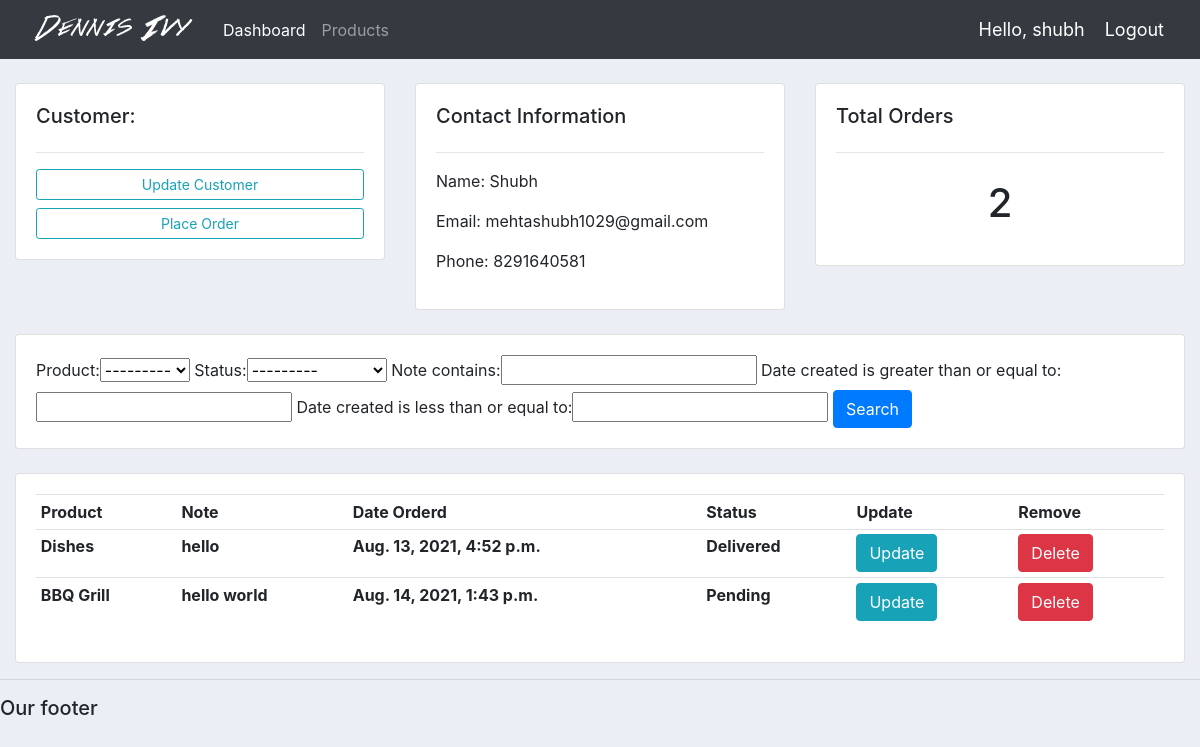
The app's page /customers/1 (signed in) with its own data.
### accounts/models.py (models this page shows, shortened)
class Customer(models.Model):
    user = models.OneToOneField(User,null=True,blank=True,on_delete=models.CASCADE)
    name = models.CharField(max_length=200, null=True)
    phone = PhoneNumberField(null=True)
    email = models.CharField(max_length=200, null=True)
    address = models.CharField(max_length=200, null=True)
    profile_pic = models.ImageField(default='images/profile.png',null=True,blank=True)
    date_created = models.DateTimeField(auto_now_add=True)

class Order(models.Model):
    STATUS = (
        ('Pending','Pending'),
        ('Out for delivery','Out for delivery'),
        ('Delivered','Delivered'),
    )
    date_created = models.DateTimeField(auto_now_add=True)
    product = models.ForeignKey(Product,null=True,on_delete=models.SET_NULL)
    customer = models.ForeignKey(Customer,null=True, on_delete=models.SET_NULL)
    status = models.CharField(max_length=200, null=True, choices=STATUS)
    note = models.CharField(max_length=1000,null=True)

class Product(models.Model):
    CATEGORY = (
        ('Indoor','Indoor'),
        ('Out door','Out door'),
    )
    name = models.CharField(max_length=200, null=True)
    price = models.FloatField(null=True)
    category = models.CharField(max_length=200, null=True, choices=CATEGORY)
    description = models.CharField(max_length=200, null=True,blank=True)
    date_created = models.DateTimeField(auto_now_add=True)
    tags = models.ManyToManyField(Tag)
    def __str__(self):
        return self.name

### accounts/decorators.py (the view)
        def wrapper_func(request,*args, **kwargs):
            group = None
            if request.user.groups.exists():
                group = request.user.groups.all()[0].name
            if group in allowed_roles:
                return view_func(request,*args, **kwargs)
            else:
                return HttpResponse('You are not authorized to view this page')

### accounts/views.py (called while the page is built)
@login_required(login_url='login')
@allowed_users(allowed_roles=['admin'])
def customers(request,pk_test):
    customer = Customer.objects.get(id=pk_test)
    orders = customer.order_set.all()
    order_count = orders.count()
    myFilter = OrderFilter(request.GET, queryset=orders)
    orders = myFilter.qs
    context = {'customer':customer,'orders':orders,
    'order_count':order_count,'myFilter':myFilter}
    return render(request,'accounts/customers.html',context)

### accounts/templates/accounts/customers.html
{%  extends 'accounts/main.html' %}
{% block content %}
<br>
<div class="row">
	<div class="col-md">
		<div class="card card-body">
			<h5>Customer:</h5>
			<hr>
			<a class="btn btn-outline-info  btn-sm btn-block" href="">Update Customer</a>
			<a class="btn btn-outline-info  btn-sm btn-block" href="{% url 'create_order' customer.id %}">Place Order</a>
		</div>
	</div>
	<div class="col-md">
		<div class="card card-body">
			<h5>Contact Information</h5>
			<hr>
			<p>Name: {{customer.name}}</p>
			<p>Email: {{customer.email}}</p>
			<p>Phone: {{customer.phone}}</p>
		</div>
	</div>
	<div class="col-md">
		<div class="card card-body">
			<h5>Total Orders</h5>
			<hr>
			<h1 style="text-align: center;padding: 10px">{{order_count}}</h1>
		</div>
	</div>
</div>
<br>
<div class="row">
	<div class="col">
		<div class="card card-body">
			<form method="get">
				{{ myFilter.form }}
		    <button class="btn btn-primary" type="submit">Search</button>
		  </form>
		</div>
	</div>
</div>
<br>
<div class="row">
	<div class="col-md">
		<div class="card card-body">
			<table class="table table-sm">
				<tr>
					<th>Product</th>
					<th>Note</th>
					<th>Date Orderd</th>
					<th>Status</th>
					<th>Update</th>
					<th>Remove</th>
				</tr>
				{% for order in orders %}
				<tr>
					<th>{{order.product}}</th>
					<th>{{order.note}}</th>
					<th>{{order.date_created}}</th>
					<th>{{order.status}}</th>
					<th><a class="btn btn-sn btn-info" href="{% url 'update_order' order.id %}">Update</a></th>
					<th><a class="btn btn-sn btn-danger" href="{% url 'delete_order' order.id %}">Delete</a></th>
				</tr>
				{% endfor %}
			</table>
		</div>
	</div>
</div>
{% endblock %}

### accounts/templates/accounts/navbar.html (shortened to what this page needs)
{% load static %}
<nav class="navbar navbar-expand-lg navbar-dark bg-dark">
 <img src="{% static 'images/logo.png' %}">
  <div class="collapse navbar-collapse" id="navbarNav">
    <ul class="navbar-nav">
      {% if request.user.is_staff %}
      <li class="nav-item active">
        <a class="nav-link" href="{% url 'home' %}">Dashboard</a>
      </li>
      <li class="nav-item">
        <a class="nav-link" href="{% url 'products' %}">Products</a>
      </li>
      {% else %}
      <li class="nav-item">
        <a class="nav-link" href="{% url 'account' %}">Settings</a>
      </li>
      {% endif %}
    </ul>
  </div>
  <span class="hello-msg">Hello, {{request.user}}</span>
  <span ><a  class="hello-msg" href="{% url 'logout' %}">Logout</a></span>
</nav>

### static/css/main.css (style rules this page uses)
body { background-color: #ebeff5; }

### accounts/templates/accounts/navbar.html (style rules this page uses)
.hello-msg { font-size: 18px; color: #fff; margin-right: 20px; }

### records on screen
Customer: name "Shubh", email "mehtashubh1029@gmail.com", phone "8291640581"
Order: product "Dishes", note "hello", date_created "Aug. 13, 2021, 4:52 p.m.", status "Delivered"
Order: product "BBQ Grill", note "hello world", date_created "Aug. 14, 2021, 1:43 p.m.", status "Pending"

### other values on screen
{{ request.user }} "shubh"
{{ order_count }} "2"
